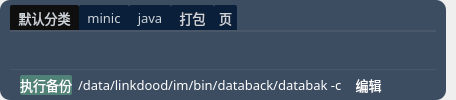
        <widget class="QWidget" name="widget_bottom" native="true">
         <property name="minimumSize">
          <size>
           <width>0</width>
           <height>0</height>
          </size>
         </property>
         <property name="styleSheet">
          <string notr="true">/*#widget_bottom {
	
	background-color: rgb(10, 31, 57);
	border-radius: 10px;
}*/
QToolButton {
	color: rgb(255, 255, 255);
	background-color: rgba(255, 255, 255, 0);
	border: none;
}

QToolButton::menu-indicator { 
	image: None;
}

 
QToolButton:hover {
	color: rgb(255, 255, 255);
	background-color: rgba(255, 255, 255, 0);
	border: none;
}

QMenu {

background-color:rgb(253,253,254);
/*padding:5px;*/
padding: 3px 0px 3px 0px;
border-radius:6px;
border:2px solid rgb(108, 117, 125, 65); 
}
QMenu::item {
	font-size: 10pt;
	
	font: 10pt &quot;OPPOSans B&quot;;
	
	color: rgb(63, 63, 63);
    background-color:rgb(253,253,254);
    padding: 5px 25px 5px 25px;
    /*margin: 2px 2px 2px 2px;*/
}
QMenu::item:selected {
    background-color : rgb(236,236,237);
}
QMenu::icon:checked {
    background: rgb(253,253,254);
    position: absolute;
    top: 1px;
    right: 1px;
    bottom: 1px;
    left: 1px;
}
QMenu::icon:checked:selected {
    background-color : rgb(236,236,237);
    background-image: url(:/space_selected.png);
}
QMenu::separator {
    height: 2px;
    background: rgb(235,235,236);
    /*margin-left: 10px;*/
    /*margin-right: 10px;*/
}</string>
         </property>
         <layout class="QHBoxLayout" name="horizontalLayout_2">
          <property name="spacing">
           <number>0</number>
          </property>
          <property name="leftMargin">
           <number>0</number>
          </property>
          <property name="topMargin">
           <number>0</number>
          </property>
          <property name="rightMargin">
           <number>0</number>
          </property>
          <property name="bottomMargin">
           <number>0</number>
          </property>
          <item>
           <widget class="QWidget" name="widget_3" native="true">
            <property name="styleSheet">
             <string notr="true">#widget_3 {
	background-color: rgba(10, 31, 57, 200);
	border-radius: 10px;
}
</string>
            </property>
            <layout class="QVBoxLayout" name="verticalLayout_7">
             <property name="spacing">
              <number>0</number>
             </property>
             <property name="leftMargin">
              <number>10</number>
             </property>
             <property name="topMargin">
              <number>5</number>
             </property>
             <property name="rightMargin">
              <number>10</number>
             </property>
             <property name="bottomMargin">
              <number>0</number>
             </property>
             <item>
              <widget class="QTabWidget" name="tabWidget">
               <property name="font">
                <font>
                 <family>OPPOSans B</family>
                 <pointsize>10</pointsize>
                 <stylestrategy>PreferAntialias</stylestrategy>
                </font>
               </property>
               <property name="contextMenuPolicy">
                <enum>Qt::CustomContextMenu</enum>
               </property>
               <property name="styleSheet">
                <string notr="true">
QTabWidget::tab-bar {
         left:0px;  
     
}

	
 
/*设置TabWidget中QTabBar的样式*/
QTabBar::tab{
    /*background-color: rgba(11, 11, 11,150);*/
	
	
	background-color: rgb(10, 31, 57);
	/*font-family:Consolas; */   /*设置tab中的文本的字体*/
	font-size:10pt;
	color:#ced4da;    /*设置tab中的文本的颜色*/
	border-top-left-radius: 2px;    /*设置tab的边框的圆角（左上圆角）*/
	border-top-right-radius: 2px;    /*设置tab的边框的圆角（右上圆角）*/
	/*width:120px;*/
	padding-left: 5px;
	padding-right: 5px;
	height:25;
	/*margin-right:5px;
	margin-left: 5px;*/
	
}
 
/*设置TabWidget中QTabBar的tab被选中时的样式*/
QTabBar::tab:selected{
	/*background-color: #0B0E11;*/
    /*background-color: rgb(100, 117, 125, 255);*/
	
	background-color: rgb(15, 15, 15);
    /*border-left: 2px solid rgb(255, 255, 255);*/
    /*border-right: 2px solid rgb(255, 255, 255);*/
}
 
/*设置TabWidget中鼠标悬浮在QTabBar的tab上，但未选中该Tab的样式*/
QTabBar::tab:hover:!selected {
	/*background-color: rgb(100, 117, 125, 255);*/
}
 
/*设置TabWidget的边框的样式*/
QTabWidget::pane {
   border-top:2px solid rgb(108, 117, 125, 65); 
   border-bottom:1px solid rgb(108, 117, 125, 65); 
}
 

QTabBar::close-button{ 
	/*border-image: url(:lib/Kafka.png);*/
}
QTabBar::close-button:hover{
	/*border-image: url(:/Resources/image/close_hover.png);*/
}


/*当打开多个tab，右侧出现，点击后，可以向前向后的按钮的样式*/
QTabBar QToolButton {
    border: none;
	color: rgb(255, 206, 6);
    background-color: rgba(100, 117, 125, 0);
}
 
QTabBar QToolButton:hover {
	background-color: rgba(100, 117, 125, 0);
}</string>
               </property>
               <property name="tabShape">
                <enum>QTabWidget::Rounded</enum>
               </property>
               <property name="currentIndex">
                <number>0</number>
               </property>
               <widget class="QWidget" name="tab">
                <attribute name="title">
                 <string> 默认分类 </string>
                </attribute>
               </widget>
               <widget class="QWidget" name="tab_2">
                <attribute name="title">
                 <string> minic </string>
                </attribute>
                <layout class="QHBoxLayout" name="horizontalLayout_3"/>
               </widget>
               <widget class="QWidget" name="tab_3">
                <attribute name="title">
                 <string> java </string>
                </attribute>
               </widget>
               <widget class="QWidget" name="tab_4">
                <attribute name="title">
                 <string> 打包 </string>
                </attribute>
               </widget>
               <widget class="QWidget" name="tab_5">
                <attribute name="title">
                 <string>页</string>
                </attribute>
                <layout class="QVBoxLayout" name="verticalLayout_9"/>
               </widget>
              </widget>
             </item>
             <item>
              <widget class="QWidget" name="widget_8" native="true">
               <property name="minimumSize">
                <size>
                 <width>0</width>
                 <height>30</height>
                </size>
               </property>
               <property name="maximumSize">
                <size>
                 <width>16777215</width>
                 <height>30</height>
                </size>
               </property>
               <property name="font">
                <font>
                 <family>OPPOSans B</family>
                 <pointsize>10</pointsize>
                 <stylestrategy>PreferAntialias</stylestrategy>
                </font>
               </property>
               <property name="styleSheet">
                <string notr="true">#widget_8 {
	border-bottom-left-radius: 10px;
	border-bottom-right-radius: 10px;
}
</string>
               </property>
               <layout class="QHBoxLayout" name="horizontalLayout_5">
                <property name="leftMargin">
                 <number>10</number>
                </property>
                <property name="topMargin">
                 <number>5</number>
                </property>
                <property name="rightMargin">
                 <number>10</number>
                </property>
                <property name="bottomMargin">
                 <number>5</number>
                </property>
                <item>
                 <widget class="QLabel" name="label_command">
                  <property name="font">
                   <font>
                    <family>OPPOSans B</family>
                    <pointsize>10</pointsize>
                    <stylestrategy>PreferAntialias</stylestrategy>
                   </font>
                  </property>
                  <property name="styleSheet">
                   <string notr="true">background-color: rgb(80, 130, 120);
color: rgb(255, 255, 255);
border-radius: 2px;</string>
                  </property>
                  <property name="lineWidth">
                   <number>1</number>
                  </property>
                  <property name="text">
                   <string>执行备份</string>
                  </property>
                  <property name="margin">
                   <number>3</number>
                  </property>
                  <property name="indent">
                   <number>0</number>
                  </property>
                 </widget>
                </item>
                <item>
                 <widget class="QLabel" name="label_edit">
                  <property name="font">
                   <font>
                    <family>OPPOSans B</family>
                    <pointsize>10</pointsize>
                    <stylestrategy>PreferAntialias</stylestrategy>
                   </font>
                  </property>
                  <property name="styleSheet">
                   <string notr="true">color: rgb(255, 255, 255);</string>
                  </property>
                  <property name="text">
                   <string>/data/linkdood/im/bin/databack/databak -c </string>
                  </property>
                  <property name="margin">
                   <number>2</number>
                  </property>
                 </widget>
                </item>
                <item>
                 <widget class="QToolButton" name="toolButton_edit">
                  <property name="minimumSize">
                   <size>
                    <width>0</width>
                    <height>0</height>
                   </size>
                  </property>
                  <property name="font">
                   <font>
                    <family>OPPOSans B</family>
                    <pointsize>10</pointsize>
                    <stylestrategy>PreferAntialias</stylestrategy>
                   </font>
                  </property>
                  <property name="styleSheet">
                   <string notr="true">QToolButton {
	color: rgb(255, 255, 255);
	background-color: rgba(255, 255, 255, 0);
	border: none;
}

QToolButton::menu-indicator { 
	image: None;
}

 
QToolButton:hover {
	color: rgb(255, 255, 255);
	background-color: rgba(255, 255, 255, 0);
	border: none;
}</string>
                  </property>
                  <property name="text">
                   <string>编辑</string>
                  </property>
                 </widget>
                </item>
                <item>
                 <spacer name="horizontalSpacer">
                  <property name="orientation">
                   <enum>Qt::Horizontal</enum>
                  </property>
                  <property name="sizeHint" stdset="0">
                   <size>
                    <width>40</width>
                    <height>20</height>
                   </size>
                  </property>
                 </spacer>
                </item>
               </layout>
              </widget>
             </item>
            </layout>
           </widget>
          </item>
          <item>
           <widget class="QWidget" name="widget_4" native="true">
            <property name="minimumSize">
             <size>
              <width>10</width>
              <height>0</height>
             </size>
            </property>
            <property name="maximumSize">
             <size>
              <width>10</width>
              <height>16777215</height>
             </size>
            </property>
            <property name="styleSheet">
             <string notr="true">background-color: rgba(255, 255, 255, 0);</string>
            </property>
           </widget>
          </item>
         </layout>
        </widget>
